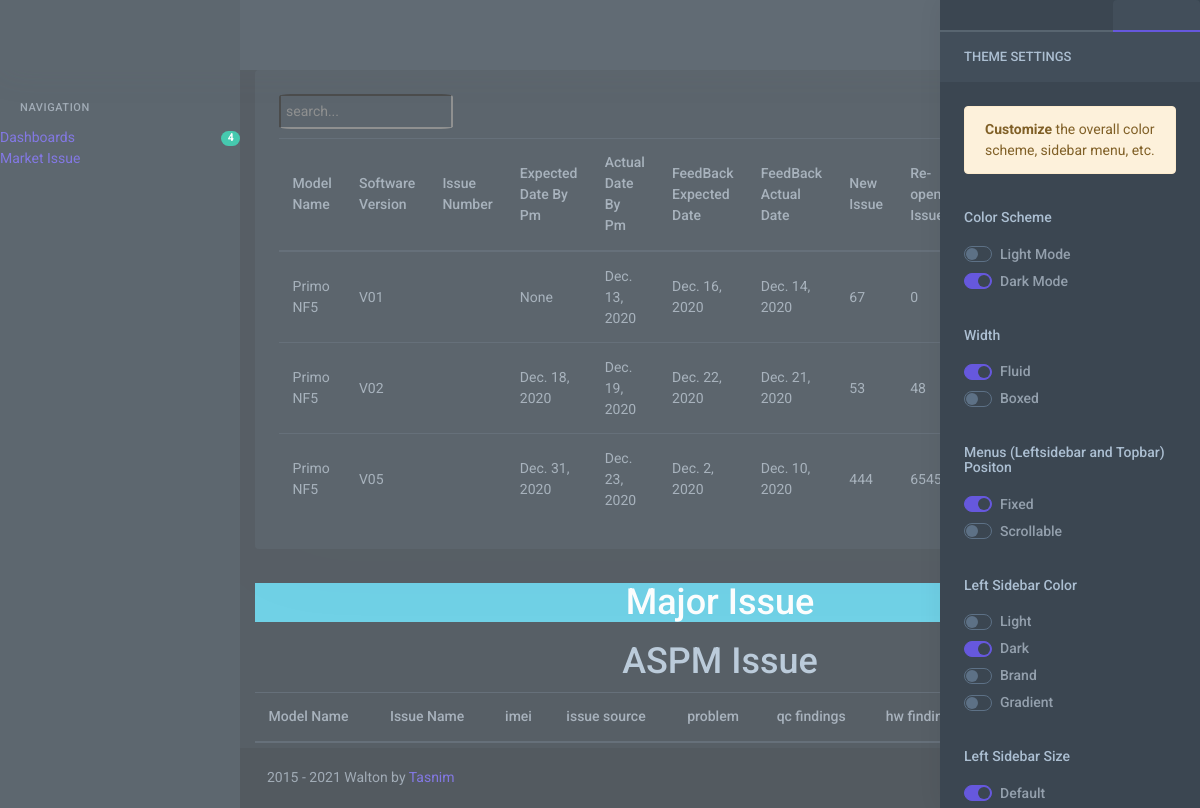
Page /model_detail/5 on the committed database.
### aspmissue/models.py (models this page shows, shortened)
class IssueSummary(models.Model):
    model = models.ForeignKey(ModelName, on_delete=models.CASCADE, null=True)
    software = models.ForeignKey(Software, on_delete=models.CASCADE, null=True)
    issue_analysis_version_wise = models.CharField(max_length=200, null=True)
    total_issue = models.IntegerField(max_length=2000, null=True)
    expected_software_date = models.DateField(null=True, blank=True)
    actual_software_date = models.DateField(null=True)
    feedback_expected_date = models.DateField(null=True)
    feedback_actual_date = models.DateField(null=True)
    new_issue = models.IntegerField(max_length=200, null=True)
    reopen_issue = models.IntegerField(max_length=200, null=True)
    is_mp = models.BooleanField(default=False)
    closed_issue = models.IntegerField(max_length=200, null=True)
    delay_team = (
        ('PM', 'PM'),
        ('QC', 'QC'),
        ('Supplier', 'Supplier'),
    )
    supplier_can_not_fixed = models.IntegerField(max_length=200, null=True, blank=True)
    issue_clsoed_by_pm = models.IntegerField(max_length=200, null=True, blank=True)
    delay = models.CharField(max_length=50, choices=delay_team, null=True, blank=True)
    remarks = models.TextField(null=True, blank=True)
    delay_by_pm = models.CharField(max_length=200, null=True, blank=True)
    delay_by_qc = models.CharField(max_length=200, null=True, blank=True)

class ModelName(models.Model):
    supplier = models.ForeignKey(Supplier, on_delete=models.CASCADE, null=True)
    modeltype = models.ForeignKey(ModelType, on_delete=models.CASCADE, null=True, blank=True)
    modelname = models.CharField(max_length=200)
    modeldescription = models.CharField(max_length=200, null=True)

class Software(models.Model):
    modelname = models.ForeignKey(ModelName, on_delete=models.CASCADE, null=True, blank=True)
    software_type = models.ForeignKey(SoftwareType, on_delete=models.CASCADE, null=True)
    software_name = models.CharField(max_length=200, null=True, blank=True)
    software_full_name = models.CharField(max_length=200, blank=True, null=True)

### aspmissue/views.py (the view)
# urls.py: path('model_detail/<int:id>', views.modelDetail, name='modelDetail'),
def modelDetail(request, id):
    context = dict()
    modeltest = ModelName.objects.get(pk=id)
    issue_detail = MajorIssue.objects.filter(modelname=id).values('issue')
    print(issue_detail)
    issue_summary = IssueSummary.objects.filter(model=modeltest)
    issue_analysis = IssueAnalysis.objects.filter(model=modeltest)
    print(issue_analysis)
    context['issue_summary'] = issue_summary
    context['issue_detail'] = issue_detail
    context['issue_analysis'] = issue_analysis
    return render(request, 'aspmissue/issue_summary.html', context)

### aspmissue/templates/aspmissue/issue_summary.html (shortened to what this page needs)
 {% extends 'aspmissue/base.html' %}
   {% load static %}
   {% block content %}
       <form method="post" id="forminsert">
                    <div class="row">
                            <div class="col-12">
                                <div class="card">
                                    <div class="card-body">
                                        <div  class="table-responsive">
                                            <input id="myInput"  type="text" placeholder="search..."  style="float: left;  background-color: #36404a; color: #909aa5; margin-bottom: 1%; border-radius: 7%;padding: 5px;" />
                                            <table class="table table-centered mb-0 test " id="grouptable">
                                                <thead>
                                                    <tr>
                                                        <th>Model Name</th>
                                                        <th>Software Version</th>
                                                        <th>Issue Number </th>
                                                        <th>Expected Date By Pm</th>
                                                        <th>Actual Date By Pm</th>
                                                        <th>FeedBack Expected Date  </th>
                                                        <th>FeedBack Actual Date  </th>
                                                        <th>New Issue</th>
                                                        <th>Re-open Issue</th>
                                                        <th>closed Issue</th>
                                                        <th>Is Mp</th>
                                                        <th>Delay By</th>
                                                        <th>Delay PM</th>
                                                    </tr>
                                                </thead>
                                                <tbody>
                                                {% for summary in issue_summary %}
                                                <tr>
                                                       <td> {{summary.model.modelname  }}</td>
                                                       <td> {{summary.software.software_name  }}</td>
                                                       <td> {{summary.issue_number_version_wise }}</td>
                                                       <td> {{summary.expected_software_date }}</td>
                                                       <td> {{summary.actual_software_date }}</td>
                                                       <td> {{summary.feedback_expected_date }}</td>
                                                       <td> {{summary.feedback_actual_date }}</td>
                                                       <td> {{summary.total_issue }}</td>
                                                       <td> {{summary.reopen_issue}}</td>
                                                       <td> {{summary.is_mp }}</td>
                                                       <td> {{summary.delay }}</td>
                                                       <td> {{summary.delay_by_pm }}</td>
                                                </tr>
                                                {% endfor %}
                                                </tbody>
                                            </table>
                                        </div>
                                    </div>
                                </div>
                            </div>
                    </div>
         </form>
                  <h1 class="btn-info  " style="text-align: center" > Major Issue</h1>
  <div  class="table-responsive">
    <h1  style="text-align: center" > ASPM Issue</h1>
                                            <table class="table table-centered mb-0 test " id="grouptable">
                                                <thead>
                                                    <tr>
                                                        <th>Model Name</th>
                                                        <th>Issue Name</th>
                                                        <th>imei </th>
                                                        <th>issue source</th>
                                                        <th>problem</th>
                                                        <th>qc findings  </th>
                                                        <th>hw findings</th>
                                                        <th>root cause</th>
                                                        <th>evidence</th>
                                                    </tr>
                                                </thead>
                                            </table>
                                        </div>
{% endblock %}

### aspmissue/templates/aspmissue/base.html (shortened to what this page needs)
{% load static %}
<!DOCTYPE html>
<html lang="en">
<head>
        <link href="{% static 'assets/libs/flatpickr/flatpickr.min.css' %}" rel="stylesheet" type="text/css" />
        <link href="{% static 'assets/css/bootstrap-material.min.css'%}" rel="stylesheet" type="text/css" id="bs-default-stylesheet" />
        <link href="{% static 'assets/css/app-material.min.css' %}" rel="stylesheet" type="text/css" id="app-default-stylesheet" />
        <link href="{% static 'assets/css/bootstrap-material-dark.min.css' %}" rel="stylesheet" type="text/css" id="bs-dark-stylesheet" />
        <link href="{% static 'assets/css/app-material-dark.min.css' %}" rel="stylesheet" type="text/css" id="app-dark-stylesheet" />
        <link rel="stylesheet" type="text/css" href="{% static 'assets/datatable-master/css/datatable.min.css' %}" media="screen">
        <link rel="stylesheet" type="text/css" href="{% static 'assets/datatable-master/css/datatable-bootstrap.min.css' %}" media="screen">
        <link rel="stylesheet" href="https://cdnjs.cloudflare.com/ajax/libs/bootstrap-multiselect/0.9.13/css/bootstrap-multiselect.css" />
    </head>
    <body class="loading" data-layout='{"mode": "dark", "width": "fluid", "menuPosition": "fixed", "sidebar": { "color": "dark", "size": "default", "showuser": false}, "topbar": {"color": "dark"}, "showRightSidebarOnPageLoad": true}'>
        <div id="wrapper">
            <div class="navbar-custom">
                <div class="container-fluid">
                    <div class="logo-box">
                    </div>
                    <ul class="list-unstyled topnav-menu topnav-menu-left m-0">
                        <li>
                            <button class="button-menu-mobile waves-effect waves-light">
                            </button>
                        </li>
                    </ul>
                    <div class="clearfix"></div>
                </div>
            </div>
            <div class="left-side-menu">
                <div class="h-100" data-simplebar>
                    <div id="sidebar-menu">
                        <ul id="side-menu">
                            <li class="menu-title">Navigation</li>
                            <li>
                                    <span class="badge badge-success badge-pill float-right">4</span>
                                    <span>  <a href="{% url 'aspmissue:index' %}">Dashboards </a> </span>
                            </li>
                             <a href="{% url 'aspmissue:marketIssue' %}" > Market Issue</a>
                        </ul>
                    </div>
                </div>
            </div>
            <div class="content-page">
               {% block content %}
                {% endblock %}
                <footer class="footer">
                    <div class="container-fluid">
                        <div class="row">
                            <div class="col-md-6">
                                2015 - <script>document.write(new Date().getFullYear())</script> Walton by <a href="#">Tasnim</a>
                            </div>
                            <div class="col-md-6">
                                <div class="text-md-right footer-links d-none d-sm-block">
                                    <a href="javascript:void(0);">About Us</a>
                                    <a href="javascript:void(0);">Help</a>
                                    <a href="javascript:void(0);">Contact Us</a>
                                </div>
                            </div>
                        </div>
                    </div>
                </footer>
            </div>
        </div>
        <div class="right-bar">
            <div data-simplebar class="h-100">
                <ul class="nav nav-tabs nav-bordered nav-justified" role="tablist">
                    <li class="nav-item">
                        <a class="nav-link py-2" data-toggle="tab" href="#chat-tab" role="tab">
                        </a>
                    </li>
                    <li class="nav-item">
                        <a class="nav-link py-2" data-toggle="tab" href="#tasks-tab" role="tab">
                        </a>
                    </li>
                    <li class="nav-item">
                        <a class="nav-link py-2 active" data-toggle="tab" href="#settings-tab" role="tab">
                        </a>
                    </li>
                </ul>
                <div class="tab-content pt-0">
                    <div class="tab-pane active" id="settings-tab" role="tabpanel">
                        <h6 class="font-weight-medium px-3 m-0 py-2 font-13 text-uppercase bg-light">
                            <span class="d-block py-1">Theme Settings</span>
                        </h6>
                        <div class="p-3">
                            <div class="alert alert-warning" role="alert">
                                <strong>Customize </strong> the overall color scheme, sidebar menu, etc.
                            </div>
                            <h6 class="font-weight-medium font-14 mt-4 mb-2 pb-1">Color Scheme</h6>
                            <div class="custom-control custom-switch mb-1">
                                <label class="custom-control-label" for="light-mode-check">Light Mode</label>
                            </div>
                            <div class="custom-control custom-switch mb-1">
                                <label class="custom-control-label" for="dark-mode-check">Dark Mode</label>
                            </div>
                            <h6 class="font-weight-medium font-14 mt-4 mb-2 pb-1">Width</h6>
                            <div class="custom-control custom-switch mb-1">
                                <label class="custom-control-label" for="fluid-check">Fluid</label>
                            </div>
                            <div class="custom-control custom-switch mb-1">
                                <label class="custom-control-label" for="boxed-check">Boxed</label>
                            </div>
                            <h6 class="font-weight-medium font-14 mt-4 mb-2 pb-1">Menus (Leftsidebar and Topbar) Positon</h6>
                            <div class="custom-control custom-switch mb-1">
                                <label class="custom-control-label" for="fixed-check">Fixed</label>
                            </div>
                            <div class="custom-control custom-switch mb-1">
                                <label class="custom-control-label" for="scrollable-check">Scrollable</label>
                            </div>
                            <h6 class="font-weight-medium font-14 mt-4 mb-2 pb-1">Left Sidebar Color</h6>
                            <div class="custom-control custom-switch mb-1">
                                <label class="custom-control-label" for="light-check">Light</label>
                            </div>
                            <div class="custom-control custom-switch mb-1">
                                <label class="custom-control-label" for="dark-check">Dark</label>
                            </div>
                            <div class="custom-control custom-switch mb-1">
                                <label class="custom-control-label" for="brand-check">Brand</label>
                            </div>
                            <div class="custom-control custom-switch mb-3">
                                <label class="custom-control-label" for="gradient-check">Gradient</label>
                            </div>
                            <h6 class="font-weight-medium font-14 mt-4 mb-2 pb-1">Left Sidebar Size</h6>
                            <div class="custom-control custom-switch mb-1">
                                <label class="custom-control-label" for="default-size-check">Default</label>
                            </div>
                        </div>
                    </div>
                </div>
            </div>
        </div>
        <div class="rightbar-overlay"></div>
    </body>
</html>

### rows in the picture
IssueSummary: model.modelname "Primo NF5", software.software_name "V01", expected_software_date "None", actual_software_date "Dec. 13, 2020", feedback_expected_date "Dec. 16, 2020", feedback_actual_date "Dec. 14, 2020", total_issue "67", reopen_issue "0"
IssueSummary: model.modelname "Primo NF5", software.software_name "V02", expected_software_date "Dec. 18, 2020", actual_software_date "Dec. 19, 2020", feedback_expected_date "Dec. 22, 2020", feedback_actual_date "Dec. 21, 2020", total_issue "53", reopen_issue "48"
IssueSummary: model.modelname "Primo NF5", software.software_name "V05", expected_software_date "Dec. 31, 2020", actual_software_date "Dec. 23, 2020", feedback_expected_date "Dec. 2, 2020", feedback_actual_date "Dec. 10, 2020", total_issue "444", reopen_issue "65456"
